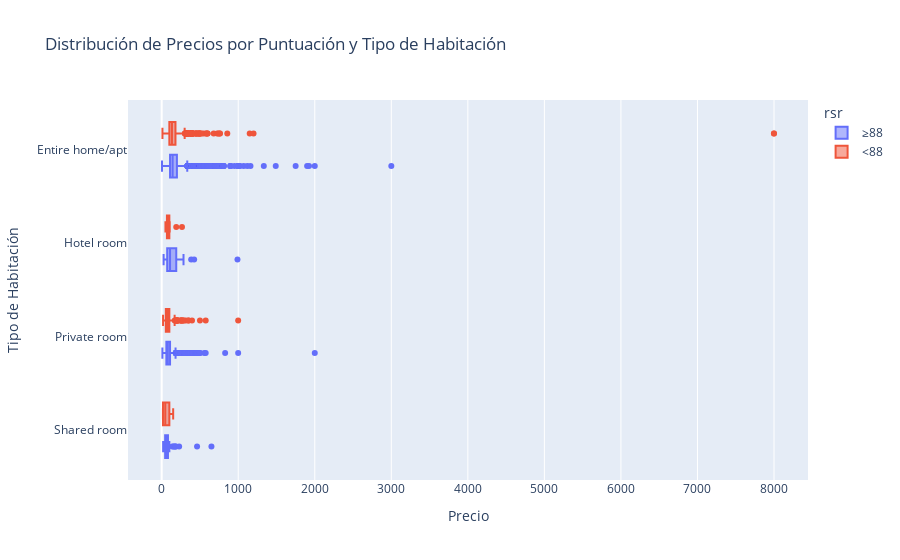

The code cell stored with this chart in its notebook:
### Code cell
fig3= px.box(
    data_filtrada,
    x="price",
    y="room_type",
    color="rsr",
    title="Distribución de Precios por Puntuación y Tipo de Habitación",
    labels={
        "rating_group": "Grupo de Puntuación",
        "price": "Precio",
        "room_type": "Tipo de Habitación"
    },
    category_orders={"rating_group": ["<88 puntos", "≥88 puntos"],"room_type": sorted(data_filtrada["room_type"].unique())}
)
fig3.show()

### Figure 1 — Plotly figure (JSON) as saved in the notebook; plotly's stock layout.template omitted (floating-point values rounded to 4 significant figures; data arrays with more than 128 entries replaced by an {"elided": "..."} marker saying what was removed)
{"data": [{"alignmentgroup": "True", "hovertemplate": "rsr=≥88<br>Precio=%{x}<br>Tipo de Habitación=%{y}<extra></extra>", "legendgroup": "≥88", "marker": {"color": "#636efa"}, "name": "≥88", "notched": false, "offsetgroup": "≥88", "orientation": "h", "showlegend": true, "type": "box", "x": {"elided": "13618 int values"}, "x0": " ", "xaxis": "x", "y": {"elided": "13618 str values"}, "y0": " ", "yaxis": "y"}, {"alignmentgroup": "True", "hovertemplate": "rsr=<88<br>Precio=%{x}<br>Tipo de Habitación=%{y}<extra></extra>", "legendgroup": "<88", "marker": {"color": "#EF553B"}, "name": "<88", "notched": false, "offsetgroup": "<88", "orientation": "h", "showlegend": true, "type": "box", "x": {"elided": "1569 int values"}, "x0": " ", "xaxis": "x", "y": {"elided": "1569 str values"}, "y0": " ", "yaxis": "y"}], "layout": {"boxmode": "group", "legend": {"title": {"text": "rsr"}, "tracegroupgap": 0}, "title": {"text": "Distribución de Precios por Puntuación y Tipo de Habitación"}, "xaxis": {"anchor": "y", "domain": [0, 1], "title": {"text": "Precio"}}, "yaxis": {"anchor": "x", "categoryarray": ["Shared room", "Private room", "Hotel room", "Entire home/apt"], "categoryorder": "array", "domain": [0, 1], "title": {"text": "Tipo de Habitación"}}}}
